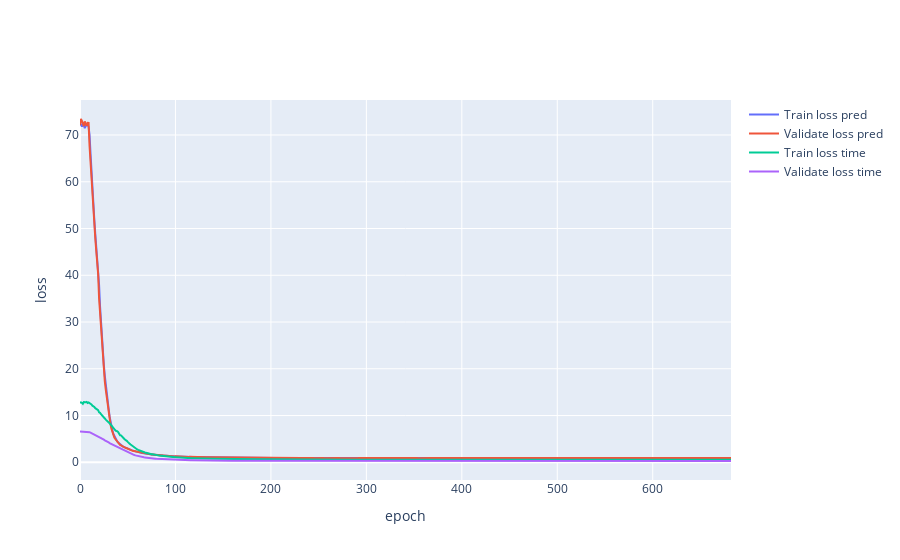

The cell this chart's notebook holds for it:
### Code cell
TrainLib.train_model(model, TrainLib.time_cross_predictior, train_dataloader, result_loss=TrainLib.result_loss_slower_change,
                     val_loader=val_dataloader, num_epochs=1000, learning_rate=3e-7, start_epoch=0, gamma=0.8, step_size=10, device=device,
                     time_coef_loss=1/32)

### Figure 1 — Plotly figure (JSON) as saved in the notebook; plotly's stock layout.template omitted (floating-point values rounded to 4 significant figures; data arrays with more than 128 entries replaced by an {"elided": "..."} marker saying what was removed)
{"data": [{"mode": "lines", "name": "Train loss pred", "type": "scatter", "x": {"elided": "683 int values"}, "y": {"elided": "683 float values"}}, {"mode": "lines", "name": "Validate loss pred", "type": "scatter", "x": {"elided": "683 int values"}, "y": {"elided": "683 float values"}}, {"mode": "lines", "name": "Train loss time", "type": "scatter", "x": {"elided": "683 int values"}, "y": {"elided": "683 float values"}}, {"mode": "lines", "name": "Validate loss time", "type": "scatter", "x": {"elided": "683 int values"}, "y": {"elided": "683 float values"}}], "layout": {"xaxis": {"title": {"text": "epoch"}}, "yaxis": {"title": {"text": "loss"}}}}
